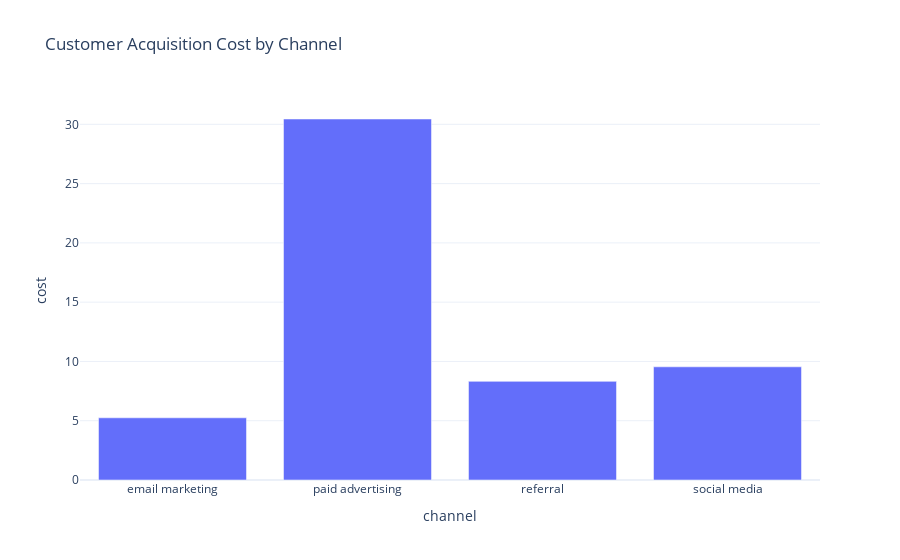

Notebook code for this chart:
### Markdown cell above
#### Now let’s compare the cost of acquisition across different channels and identify the most and least profitable channels:

### Code cell
cost_by_channel = data.groupby('channel')['cost'].mean().reset_index()

fig = px.bar(cost_by_channel, 
             x='channel', 
             y='cost', 
             title='Customer Acquisition Cost by Channel')
fig.show()

### Figure 1 — Plotly figure (JSON) as saved in the notebook; plotly's stock layout.template omitted (floating-point values rounded to 4 significant figures)
{"data": [{"alignmentgroup": "True", "hovertemplate": "channel=%{x}<br>cost=%{y}<extra></extra>", "legendgroup": "", "marker": {"color": "#636efa", "pattern": {"shape": ""}}, "name": "", "offsetgroup": "", "orientation": "v", "showlegend": false, "textposition": "auto", "type": "bar", "x": ["email marketing", "paid advertising", "referral", "social media"], "xaxis": "x", "y": [5.246, 30.45, 8.32, 9.546], "yaxis": "y"}], "layout": {"autosize": true, "barmode": "relative", "legend": {"tracegroupgap": 0}, "title": {"text": "Customer Acquisition Cost by Channel"}, "xaxis": {"anchor": "y", "autorange": true, "domain": [0, 1], "range": [-0.5, 3.5], "title": {"text": "channel"}, "type": "category"}, "yaxis": {"anchor": "x", "autorange": true, "domain": [0, 1], "range": [0, 32.05], "title": {"text": "cost"}, "type": "linear"}}}
